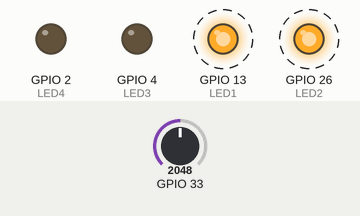
Bench run of a sketch on a simulated ESP32. Shown: output pins drawn as LEDs (lit = HIGH). Dashed ring = blinking. Inputs (shaded band) come from the test bench; at power-on: GPIO 33 = 2048. What the sketch prints to the serial monitor is not drawn.

Above: at 0.08 s.
Timing chart, 0 to 3.0 s (numbered marks = the images above):
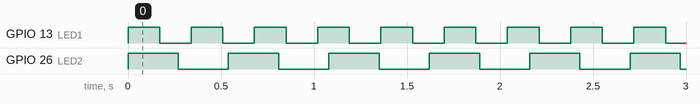

Measured:
- by itself, GPIO 13 (LED1): alternates HIGH for 0.17 s and LOW for 0.17 s
- by itself, GPIO 26 (LED2): alternates HIGH for 0.27 s and LOW for 0.27 s

The sketch:

1.ino
```cpp
#define LED1 13
#define LED2 26
#define LED3 4
#define LED4 2
#define SW1 32
#define SW2 27


TaskHandle_t blinkLED1Task = NULL;
TaskHandle_t blinkLED2Task = NULL;
TaskHandle_t LEDstateTask = NULL;
TaskHandle_t HWControlTask = NULL;


char func = 0;


void blinkLED1(void *pvParam) {
  while (1) {
    digitalWrite(LED1, !digitalRead(LED1));
    vTaskDelay(170);
  }
}


void blinkLED2(void *pvParam) {
  while (1) {
    digitalWrite(LED2, !digitalRead(LED2));
    vTaskDelay(270);
  }
}


void LEDstate(void *pvParam) {
  while (1) {
    String LED1st = digitalRead(LED1) ? "ON" : "OFF";
    String LED2st = digitalRead(LED2) ? "ON" : "OFF";
    int ADC33 = analogRead(33);
    Serial.printf("LED1 LED2 ADC33 => %s %s %d\n", LED1st.c_str(), LED2st.c_str(), ADC33);
    vTaskDelay(500);
  }
}


void HWControl(void *pvParam) {
  while (1) {
    if (func == 'a') {
      digitalWrite(LED3, HIGH);
      func = 0;
    } else if (func == 'b') {
      digitalWrite(LED3, LOW);
      func = 0;
    } else if (func == 'x') {
      vTaskSuspend(blinkLED1Task);
      func = 0;
    } else if (func == 'y') {
      vTaskSuspend(blinkLED2Task);
      func = 0;
    } else if (func == 'z') {
      vTaskResume(blinkLED1Task);
      vTaskResume(blinkLED2Task);
      func = 0;
    }
    vTaskDelay(10);
  }
}
void setup() {
  Serial.begin(115200);
  pinMode(LED1, OUTPUT);
  pinMode(LED2, OUTPUT);
  pinMode(LED3, OUTPUT);
  pinMode(LED4, OUTPUT);
  pinMode(SW1, INPUT_PULLUP);
  pinMode(SW2, INPUT_PULLUP);
  xTaskCreatePinnedToCore(blinkLED1, "blinkLED1", 10000, NULL, 1, &blinkLED1Task, 1);
  xTaskCreatePinnedToCore(blinkLED2, "blinkLED2", 10000, NULL, 1, &blinkLED2Task, 1);
  xTaskCreatePinnedToCore(LEDstate, "LEDstate", 10000, NULL, 1, &LEDstateTask, 0);
  xTaskCreatePinnedToCore(HWControl, "HWControl", 10000, NULL, 1, &HWControlTask, 0);
}
void loop() {
}
```
